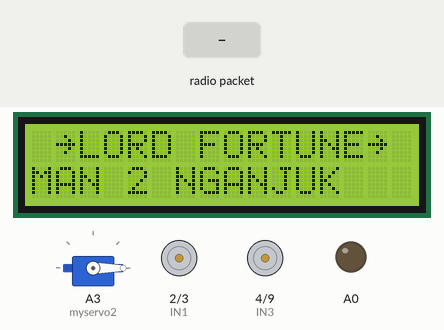
Simulated run of this sketch. Board: Arduino Uno, built with avr-gcc and run on an emulated ATmega328P. Parts: servo, 16×2 character LCD, motor-driver pin pairs drawn as motors (green arrow = first pin HIGH = forward, orange = second pin HIGH = backward, longer = more drive, scaled by the enable pin), output pins drawn as LEDs (lit = HIGH). The test bench sets the inputs (shaded band). No radio packets arrive unless stated; what the sketch prints to the serial monitor is not drawn.

Above: at 1.2 s.
1.3 s: radio packet "PU" arrives
At 1.7 s:
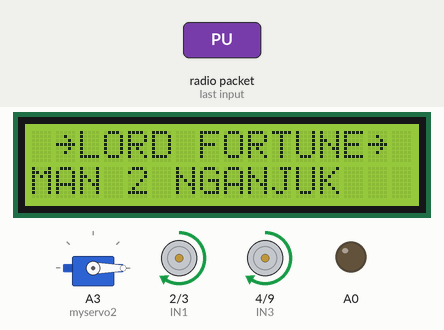
2.8 s: radio packet "PD" arrives
At 4.0 s:
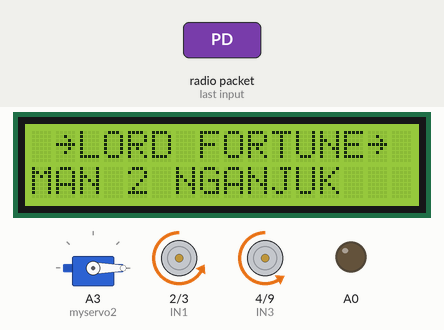
4.3 s: radio packet "PR" arrives
At 5.2 s:
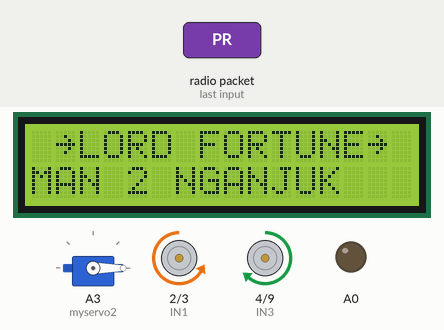
5.8 s: radio packet "PL" arrives
At 6.3 s:
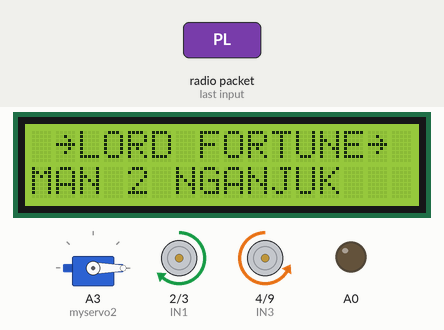
7.3 s: radio packet "SELECT" arrives
At 8.7 s:
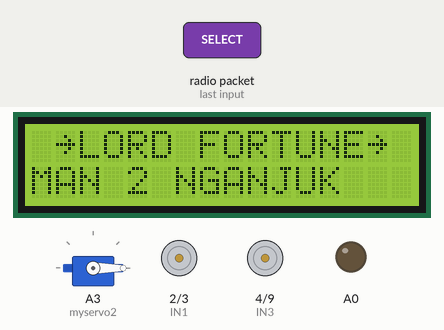
Timing chart, 0 to 9.8 s (numbered marks = the images above; inputs shaded):
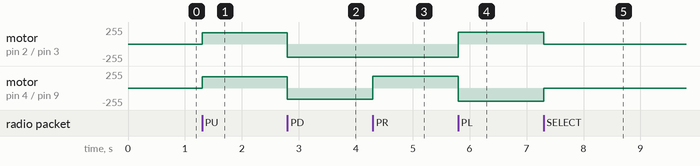

The sketch:

NRF_RECEIVER.ino
```cpp
//RECEIVER

#include <Wire.h>
#include <LiquidCrystal_I2C.h>
#include <SPI.h>
#include <nRF24L01.h>
#include <RF24.h>
#include <Servo.h>

Servo myservo;
Servo myservo2;

const int ENA = 5;  // Pin PWM untuk motor kiri
const int IN1 = 2;  // Pin kontrol arah motor kiri
const int IN2 = 3;  // Pin kontrol arah motor kiri
const int IN3 = 4;  // Pin kontrol arah motor kanan
const int IN4 = 9;  // Pin kontrol arah motor kanan
const int ENB = 6;  // Pin PWM untuk motor kanan

int run = 0;
int speed = 170;  /// speed dasar yang perlu di atur
int speed_lose = 80;
int speed_basic = 0;
int suduta[] = { 0, 110, 170};

RF24 radio(7, 8);  // CE, CSN
const byte address[10] = "ADDRESS1";

LiquidCrystal_I2C lcd(0x27, 16, 2);  // Alamat I2C LCD, ukuran 16x2
int sudut = 0;
void setup() {
  Serial.begin(9600);
  myservo2.attach(A3);
  myservo2.write(0);

  speed_basic = speed;
  pinMode(ENA, OUTPUT);
  pinMode(IN1, OUTPUT);
  pinMode(IN2, OUTPUT);
  pinMode(IN3, OUTPUT);
  pinMode(IN4, OUTPUT);
  pinMode(ENB, OUTPUT);
  pinMode(A0, OUTPUT);

  radio.begin();
  radio.openReadingPipe(1, address);
  radio.setPALevel(RF24_PA_MIN);
  radio.startListening();

  // lcd.backlight();
  lcd.begin();
  lcd.setCursor(0, 0);
  lcd.print(" ~LORD FORTUNE~");
  lcd.setCursor(0, 1);
  lcd.print("MAN 2 NGANJUK");
}

void loop() {

  if (radio.available()) {
    char text[32] = "";  // Menggunakan array yang cukup besar
    radio.read(&text, sizeof(text));

    // lcd.clear();
    // lcd.setCursor(0, 0);
    // lcd.print("Pesan diterima:");
    // lcd.setCursor(0, 1);
    // lcd.print(text);

    Serial.print("Pesan diterima: ");
    Serial.println(text);
    if (String(text) == "PU") {  //maju manual
      set_motor(speed, speed);
      Serial.print("00000 ");
    }

    if (String(text) == "PD") {  /// mundur manual
      set_motor(-speed - 30, -speed);
      Serial.print("00000 ");
    }

    if (String(text) == "PR") {  ///kanan manual
      set_motor(-200, 180);
      Serial.print("00000 ");
    }

    if (String(text) == "PL") {  //// kiri manual
      set_motor(180, -200);
      Serial.print("00000 ");
    }

    if (String(text) == "R1") {  //// turbo
      speed = speed_basic + 50;
      // set_motor(200, 200);
      // set_motor(255, 230);
    }
    if (String(text) == "SELECT") {  /// stop mode otomatis
      run = 0;
      set_motor(0, 0);
    }
    if (String(text) == "R2") {  /// stop mode otomatis
      set_motor(speed, speed);
    }

    if (String(text) == "START") {  /// start mode otomatis
      run = 1;
    }
    //// naik turun gripper
    if (String(text) == "L1") {
      digitalWrite(A0, 1);
      set_motor(0, 200);
    }
    if (String(text) == "L2") {
      digitalWrite(A0, 1);
      set_motor(0, -120);
    }
    ///// PROGRAM SERVO
    if (String(text) == "A") {
      myservo.attach(A2);
      myservo.write(75);
      // myservo.detach();
    }

    if (String(text) == "O") {
      myservo.attach(A2);
      myservo.write(45);
      // myservo.detach();
    }

    if (String(text) == "X") {
    }

    if (String(text) == "D") {

      // myservo.detach();
    }

    //// setting kecepatan dan waktu belok analoG
    if (String(text) == "AR") {
      set_motor(-230, 230);  //kecepatan (kanan.....kiri)
      delay(200);            //waktu

    } else if (String(text) == "AL") {
      set_motor(200, -200);  //kecepatan (kanan.....kiri)
      delay(200);            //waktu
    }


    if (String(text) == "r1stop") {
      speed = speed_basic;
      digitalWrite(A0, 0);
    } else if (String(text).indexOf("stop") > 0) {
      set_motor(0, 0);
      Serial.print("Pesa ");
      digitalWrite(A0, 0);
    }
    if (String(text) == "redstop" or String(text) == "greenstop") {
      // myservo.detach();
    }
    //putar bak
    if (String(text) == "bluestop") {
      sudut = sudut + 1;
      if (sudut > 2) {
        sudut = 2;
      }
      myservo2.write(suduta[sudut]);
      // myservo.detach();
    }

    if (String(text) == "pinkstop") {
       sudut = sudut - 1;
      if (sudut < 0) {
        sudut = 0;
      }
      myservo2.write(suduta[sudut]);
      // myservo.detach();
    }
  }

  if (run == 1) {  //speed motor start (kanan.....kiri)
    set_motor(speed, speed);
    // set_motor(speed, speed);
    Serial.println("run run");
  }
  // Logika tambahan dapat ditambahkan di sini
}


void set_motor(int speed_kiri, int speed_kanan) {
  // Mengatur kecepatan motor kiri
  if (speed_kiri >= 0) {
    analogWrite(ENA, speed_kiri);
    digitalWrite(IN1, HIGH);
    digitalWrite(IN2, LOW);
  } else {
    analogWrite(ENA, -speed_kiri);
    digitalWrite(IN1, LOW);
    digitalWrite(IN2, HIGH);
  }

  // Mengatur kecepatan motor kanan
  if (speed_kanan >= 0) {
    analogWrite(ENB, speed_kanan);
    digitalWrite(IN3, HIGH);
    digitalWrite(IN4, LOW);
  } else {
    analogWrite(ENB, -speed_kanan);
    digitalWrite(IN3, LOW);
    digitalWrite(IN4, HIGH);
  }
}
```

Measured:
- after the input at 1.3 s, motor on pin 2 (IN1) / pin 3 (IN2), motor on pin 4 (IN3) / pin 9 (IN4): stopped → forward 170/255 at once
- after the input at 2.8 s, motor on pin 2 (IN1) / pin 3 (IN2): forward 170/255 → backward 200/255 at once; motor on pin 4 (IN3) / pin 9 (IN4): forward 170/255 → backward 170/255 at once
- after the input at 4.3 s, motor on pin 4 (IN3) / pin 9 (IN4): backward 170/255 → forward 180/255 at once
- after the input at 5.8 s, motor on pin 2 (IN1) / pin 3 (IN2): backward 200/255 → forward 180/255 at once; motor on pin 4 (IN3) / pin 9 (IN4): forward 180/255 → backward 200/255 at once
- after the input at 7.3 s, motor on pin 2 (IN1) / pin 3 (IN2): forward 180/255 → stopped at once; motor on pin 4 (IN3) / pin 9 (IN4): backward 200/255 → stopped at once
